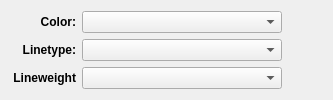
        <widget class="QWidget" name="tab_2">
         <attribute name="title">
          <string>Cut Line</string>
         </attribute>
         <layout class="QVBoxLayout" name="verticalLayout_12">
          <item>
           <layout class="QVBoxLayout" name="verticalLayout">
            <item>
             <layout class="QHBoxLayout" name="horizontalLayout_11">
              <item>
               <widget class="QLabel" name="cutColor_Label">
                <property name="sizePolicy">
                 <sizepolicy hsizetype="Preferred" vsizetype="Preferred">
                  <horstretch>0</horstretch>
                  <verstretch>0</verstretch>
                 </sizepolicy>
                </property>
                <property name="minimumSize">
                 <size>
                  <width>65</width>
                  <height>18</height>
                 </size>
                </property>
                <property name="maximumSize">
                 <size>
                  <width>16777215</width>
                  <height>16777215</height>
                 </size>
                </property>
                <property name="font">
                 <font>
                  <pointsize>9</pointsize>
                  <bold>true</bold>
                 </font>
                </property>
                <property name="text">
                 <string>Color:</string>
                </property>
                <property name="alignment">
                 <set>Qt::AlignRight|Qt::AlignTrailing|Qt::AlignVCenter</set>
                </property>
               </widget>
              </item>
              <item>
               <widget class="ColorComboBox" name="defaultCutColor_ComboBox">
                <property name="sizePolicy">
                 <sizepolicy hsizetype="Preferred" vsizetype="Preferred">
                  <horstretch>0</horstretch>
                  <verstretch>0</verstretch>
                 </sizepolicy>
                </property>
                <property name="minimumSize">
                 <size>
                  <width>200</width>
                  <height>20</height>
                 </size>
                </property>
                <property name="font">
                 <font>
                  <pointsize>9</pointsize>
                  <bold>true</bold>
                 </font>
                </property>
               </widget>
              </item>
              <item>
               <spacer name="horizontalSpacer_11">
                <property name="orientation">
                 <enum>Qt::Horizontal</enum>
                </property>
                <property name="sizeHint" stdset="0">
                 <size>
                  <width>40</width>
                  <height>20</height>
                 </size>
                </property>
               </spacer>
              </item>
             </layout>
            </item>
            <item>
             <layout class="QHBoxLayout" name="horizontalLayout_12">
              <item>
               <widget class="QLabel" name="cutLineType_Label">
                <property name="minimumSize">
                 <size>
                  <width>65</width>
                  <height>18</height>
                 </size>
                </property>
                <property name="font">
                 <font>
                  <pointsize>9</pointsize>
                  <bold>true</bold>
                 </font>
                </property>
                <property name="text">
                 <string>Linetype:</string>
                </property>
                <property name="alignment">
                 <set>Qt::AlignRight|Qt::AlignTrailing|Qt::AlignVCenter</set>
                </property>
               </widget>
              </item>
              <item>
               <widget class="LineTypeComboBox" name="defaultCutLinetype_ComboBox">
                <property name="sizePolicy">
                 <sizepolicy hsizetype="Preferred" vsizetype="Preferred">
                  <horstretch>0</horstretch>
                  <verstretch>0</verstretch>
                 </sizepolicy>
                </property>
                <property name="minimumSize">
                 <size>
                  <width>200</width>
                  <height>20</height>
                 </size>
                </property>
                <property name="font">
                 <font>
                  <pointsize>9</pointsize>
                  <bold>true</bold>
                 </font>
                </property>
               </widget>
              </item>
              <item>
               <spacer name="horizontalSpacer_12">
                <property name="orientation">
                 <enum>Qt::Horizontal</enum>
                </property>
                <property name="sizeHint" stdset="0">
                 <size>
                  <width>40</width>
                  <height>20</height>
                 </size>
                </property>
               </spacer>
              </item>
             </layout>
            </item>
            <item>
             <layout class="QHBoxLayout" name="horizontalLayout_13">
              <item>
               <widget class="QLabel" name="cutLineWeight_Labe">
                <property name="minimumSize">
                 <size>
                  <width>65</width>
                  <height>0</height>
                 </size>
                </property>
                <property name="maximumSize">
                 <size>
                  <width>65</width>
                  <height>16777215</height>
                 </size>
                </property>
                <property name="font">
                 <font>
                  <pointsize>9</pointsize>
                  <bold>true</bold>
                 </font>
                </property>
                <property name="text">
                 <string>Lineweight</string>
                </property>
                <property name="alignment">
                 <set>Qt::AlignRight|Qt::AlignTrailing|Qt::AlignVCenter</set>
                </property>
               </widget>
              </item>
              <item>
               <widget class="LineWeightComboBox" name="defaultCutLineweight_ComboBox">
                <property name="sizePolicy">
                 <sizepolicy hsizetype="Preferred" vsizetype="Preferred">
                  <horstretch>0</horstretch>
                  <verstretch>0</verstretch>
                 </sizepolicy>
                </property>
                <property name="minimumSize">
                 <size>
                  <width>200</width>
                  <height>20</height>
                 </size>
                </property>
                <property name="maximumSize">
                 <size>
                  <width>16777215</width>
                  <height>16777215</height>
                 </size>
                </property>
                <property name="font">
                 <font>
                  <pointsize>9</pointsize>
                  <bold>true</bold>
                 </font>
                </property>
               </widget>
              </item>
              <item>
               <spacer name="horizontalSpacer_13">
                <property name="orientation">
                 <enum>Qt::Horizontal</enum>
                </property>
                <property name="sizeHint" stdset="0">
                 <size>
                  <width>40</width>
                  <height>20</height>
                 </size>
                </property>
               </spacer>
              </item>
             </layout>
            </item>
           </layout>
          </item>
         </layout>
        </widget>
